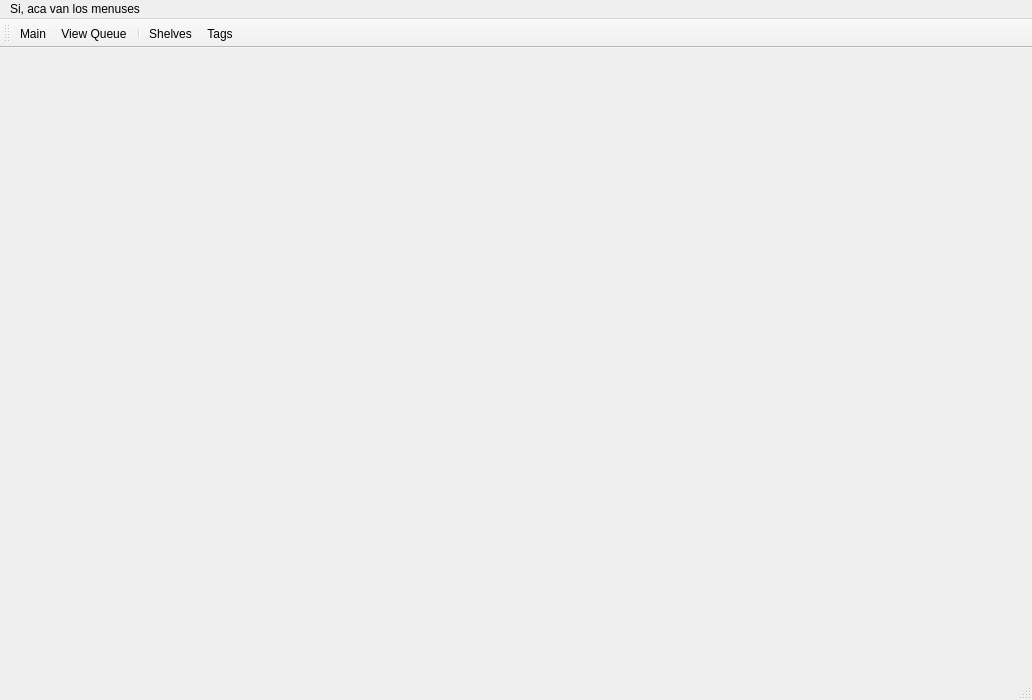
<?xml version="1.0" encoding="UTF-8"?>
<ui version="4.0">
 <class>MainWindow</class>
 <widget class="QMainWindow" name="MainWindow">
  <property name="geometry">
   <rect>
    <x>0</x>
    <y>0</y>
    <width>1032</width>
    <height>700</height>
   </rect>
  </property>
  <property name="windowTitle">
   <string>MainWindow</string>
  </property>
  <widget class="QWidget" name="centralwidget">
   <widget class="QWidget" name="widget" native="true">
    <property name="geometry">
     <rect>
      <x>0</x>
      <y>10</y>
      <width>951</width>
      <height>581</height>
     </rect>
    </property>
   </widget>
  </widget>
  <widget class="QMenuBar" name="menubar">
   <property name="geometry">
    <rect>
     <x>0</x>
     <y>0</y>
     <width>1032</width>
     <height>21</height>
    </rect>
   </property>
   <widget class="QMenu" name="menuSi_aca_van_los_menuses">
    <property name="title">
     <string>Si, aca van los menuses</string>
    </property>
    <addaction name="actionPero_no_puse_nada_todavia"/>
   </widget>
   <addaction name="menuSi_aca_van_los_menuses"/>
  </widget>
  <widget class="QStatusBar" name="statusbar"/>
  <widget class="QToolBar" name="toolBar">
   <property name="windowTitle">
    <string>toolBar</string>
   </property>
   <attribute name="toolBarArea">
    <enum>TopToolBarArea</enum>
   </attribute>
   <attribute name="toolBarBreak">
    <bool>false</bool>
   </attribute>
   <addaction name="actionMain"/>
   <addaction name="actionView_Queue"/>
   <addaction name="separator"/>
   <addaction name="actionShelves"/>
   <addaction name="actionTags"/>
  </widget>
  <action name="actionPero_no_puse_nada_todavia">
   <property name="text">
    <string>Pero no puse nada todavia</string>
   </property>
  </action>
  <action name="actionMain">
   <property name="text">
    <string>Main</string>
   </property>
  </action>
  <action name="actionView_Queue">
   <property name="text">
    <string>View Queue</string>
   </property>
  </action>
  <action name="actionShelves">
   <property name="text">
    <string>Shelves</string>
   </property>
  </action>
  <action name="actionTags">
   <property name="text">
    <string>Tags</string>
   </property>
  </action>
 </widget>
 <resources/>
 <connections/>
</ui>
